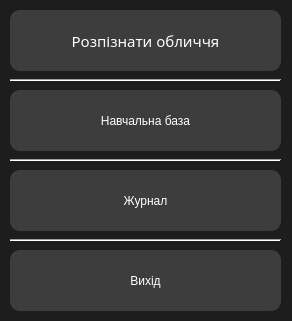
<?xml version="1.0" encoding="UTF-8"?>
<ui version="4.0">
 <class>MainWindow</class>
 <widget class="QMainWindow" name="MainWindow">
  <property name="windowModality">
   <enum>Qt::WindowModal</enum>
  </property>
  <property name="geometry">
   <rect>
    <x>0</x>
    <y>0</y>
    <width>292</width>
    <height>321</height>
   </rect>
  </property>
  <property name="minimumSize">
   <size>
    <width>292</width>
    <height>321</height>
   </size>
  </property>
  <property name="maximumSize">
   <size>
    <width>292</width>
    <height>321</height>
   </size>
  </property>
  <property name="windowTitle">
   <string>Face Recognition</string>
  </property>
  <property name="layoutDirection">
   <enum>Qt::LeftToRight</enum>
  </property>
  <property name="autoFillBackground">
   <bool>false</bool>
  </property>
  <property name="styleSheet">
   <string notr="true">QMainWindow{
background-color:#1d1d1d;
color:#fff;
}

QPushButton{
border-style:solid;
color:#fff;
border-radius:10px;
background-color:#3d3d3d;
font: 11pt &quot;Century Gothic&quot;;


}
QPushButton:hover{
color:#ccc;
	background-color: qlineargradient(spread:pad, x1:0.517, y1:0, x2:0.517, y2:1, stop:0 rgba(45, 45, 45, 255), stop:0.505682 rgba(45, 45, 45, 255), stop:1 rgba(29, 29, 29, 255));
	border-color:#2d89ef;
border-width:2px;
}

QPushButton:pressed{
background-color: qlineargradient(spread:pad, x1:0.517, y1:0, x2:0.517, y2:1, stop:0 rgba(29, 29, 29, 255), stop:0.505682 rgba(45, 45, 45, 255), stop:1 rgba(29, 29, 29, 255));
}


QTabWidget::tab{
background-color:#3d3d3d;
}

QLineEdit{
border-radius:7;
}

QProgressBar{
border-radius:0;
text-align:center;
color:#fff;
background-color:transparent;
border: 2px solid #2d89ef;
border-radius:7px;
	font: 75 12pt &quot;Open Sans&quot;;

}

QProgressBar::chunk{
background-color:#2d89ef;
width:20px;
}
QMessageBox{
background-color:#1d1d1d;
color:#fff;

}
QInputDialog{
background-color:#1d1d1d;
color:#fff;
}

QLabel{
color:#2d89ef;
qproperty-alignment: AlignLeft;


}

QDialogButtonBox{
color:#2d89ef;
}
QTextBrowser{
color:#2d89ef;
background-color:#1d1d1d;
}
</string>
  </property>
  <property name="locale">
   <locale language="Ukrainian" country="Ukraine"/>
  </property>
  <property name="toolButtonStyle">
   <enum>Qt::ToolButtonIconOnly</enum>
  </property>
  <property name="dockNestingEnabled">
   <bool>false</bool>
  </property>
  <widget class="QWidget" name="centralwidget">
   <widget class="QPushButton" name="PB_start">
    <property name="geometry">
     <rect>
      <x>10</x>
      <y>10</y>
      <width>271</width>
      <height>61</height>
     </rect>
    </property>
    <property name="font">
     <font>
      <family>Century Gothic</family>
      <pointsize>11</pointsize>
      <weight>50</weight>
      <italic>false</italic>
      <bold>false</bold>
     </font>
    </property>
    <property name="autoFillBackground">
     <bool>false</bool>
    </property>
    <property name="styleSheet">
     <string notr="true"/>
    </property>
    <property name="locale">
     <locale language="Ukrainian" country="Ukraine"/>
    </property>
    <property name="text">
     <string>Розпізнати обличчя</string>
    </property>
    <property name="icon">
     <iconset theme="ff">
      <normaloff>../../.designer/backup</normaloff>../../.designer/backup</iconset>
    </property>
    <property name="autoDefault">
     <bool>false</bool>
    </property>
    <property name="default">
     <bool>false</bool>
    </property>
    <property name="flat">
     <bool>false</bool>
    </property>
   </widget>
   <widget class="Line" name="line">
    <property name="geometry">
     <rect>
      <x>10</x>
      <y>70</y>
      <width>271</width>
      <height>20</height>
     </rect>
    </property>
    <property name="locale">
     <locale language="Ukrainian" country="Ukraine"/>
    </property>
    <property name="orientation">
     <enum>Qt::Horizontal</enum>
    </property>
   </widget>
   <widget class="QPushButton" name="PB_all_bd">
    <property name="geometry">
     <rect>
      <x>10</x>
      <y>90</y>
      <width>271</width>
      <height>61</height>
     </rect>
    </property>
    <property name="locale">
     <locale language="Ukrainian" country="Ukraine"/>
    </property>
    <property name="text">
     <string>Навчальна база</string>
    </property>
   </widget>
   <widget class="Line" name="line_2">
    <property name="geometry">
     <rect>
      <x>10</x>
      <y>230</y>
      <width>271</width>
      <height>20</height>
     </rect>
    </property>
    <property name="locale">
     <locale language="Ukrainian" country="Ukraine"/>
    </property>
    <property name="orientation">
     <enum>Qt::Horizontal</enum>
    </property>
   </widget>
   <widget class="QPushButton" name="PB_exit">
    <property name="geometry">
     <rect>
      <x>10</x>
      <y>250</y>
      <width>271</width>
      <height>61</height>
     </rect>
    </property>
    <property name="locale">
     <locale language="Ukrainian" country="Ukraine"/>
    </property>
    <property name="text">
     <string>Вихід</string>
    </property>
   </widget>
   <widget class="Line" name="line_3">
    <property name="geometry">
     <rect>
      <x>10</x>
      <y>150</y>
      <width>271</width>
      <height>20</height>
     </rect>
    </property>
    <property name="locale">
     <locale language="Ukrainian" country="Ukraine"/>
    </property>
    <property name="orientation">
     <enum>Qt::Horizontal</enum>
    </property>
   </widget>
   <widget class="QPushButton" name="PB_log">
    <property name="geometry">
     <rect>
      <x>10</x>
      <y>170</y>
      <width>271</width>
      <height>61</height>
     </rect>
    </property>
    <property name="layoutDirection">
     <enum>Qt::LeftToRight</enum>
    </property>
    <property name="locale">
     <locale language="Ukrainian" country="Ukraine"/>
    </property>
    <property name="text">
     <string>Журнал</string>
    </property>
   </widget>
  </widget>
 </widget>
 <resources/>
 <connections/>
</ui>
